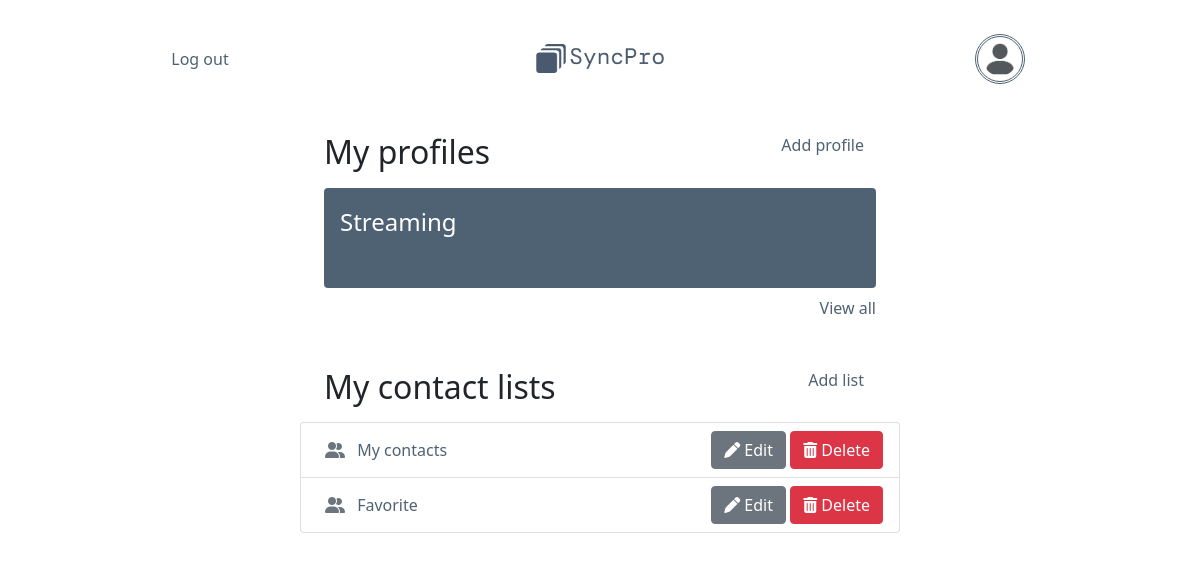
/ (signed in), run on the app's committed database.
### tables this page shows
CREATE TABLE profiles (
    id INTEGER PRIMARY KEY,
    profile_name TEXT NOT NULL,
    first_name TEXT NOT NULL,
    last_name TEXT,
    number TEXT,
    address TEXT,
    email TEXT,
    image TEXT,
    user_id INTEGER NOT NULL,
    FOREIGN KEY (user_id) REFERENCES users (id)
);

CREATE TABLE lists (
    id INTEGER PRIMARY KEY,
    list_name TEXT NOT NULL,
    user_id INTEGER NOT NULL,
    FOREIGN KEY (user_id) REFERENCES users (id)
);

### app.py (the view)
@app.route("/")
@login_required
def index_route():
    return index()

### app.py (called while the page is built)
@app.after_request
def after_request(response):
    response.headers["Cache-Control"] = "no-cache, no-store, must-revalidate"
    response.headers["Expires"] = 0
    response.headers["Pragma"] = "no-cache"
    return response

### helpers.py (called while the page is built, shortened)
def login_required(f):
    @wraps(f)
    def decorated_function(*args, **kwargs):
        return f(*args, **kwargs)
    return decorated_function

### list.py (called while the page is built)
def index():
    user_id = session["id"]
    lists = db.execute("SELECT id, list_name FROM lists WHERE user_id = ?", user_id)
    profiles = db.execute("SELECT * FROM profiles WHERE user_id = ? ORDER BY id DESC", user_id)
    if profiles:
        avatar = profiles[0]["image"]
    else:
        avatar = 'static/user-avatar.png'
    return render_template("index.html", lists=lists, profiles=profiles, avatar=avatar)

### templates/index.html (shortened to what this page needs)
{% extends "layout.html" %}
{% block nav %}
<div class="container-fluid">
  <a href="/logout">Log out</a>
</div>
<div class="container-fluid">
  <img src="/static/logo-dark.png" alt="logo" class="logo">
</div>
<div class="container">
  <a href="/add-list" class="user-icon"><img src="{{ avatar }}" alt="avatar"></a>
</div>
{% endblock %}
{% block main %}
<section>
  <div class="mb-5">
    <div class="container pb-2 px-4 d-flex justify-content-between">
      <h2>My profiles</h2>
      <div class="container-fluid w-50 m-0 text-end">
        <a href="/add-profile">Add profile</a>
      </div>
    </div>
    <div class="container px-4">
      {% if profiles %}
      <div class="d-flex justify-content-between rounded p-3 mb-2 profile-card">
        <a href="profile-detail/{{ profiles[0].id }}" class="d-flex w-100">
          <div class="profile-body">
            <p class="m-0 fs-4">{{ profiles[0].profile_name }}</p>
          </div>
        </a>
      </div>
      {% else %}
        <p>You don't have any profiles yet, create your first one.</p>
      {% endif %}
    </div>
    {% if profiles[1] %}
    <div class="container d-flex flex-row-reverse px-4">
      <a href="/profile-lists">View all</a>
    </div>
    {% endif %}
  </div>
  <div>
    <div class="container pb-2 px-4">
      <div class="d-flex justify-content-between">
        <h2>My contact lists</h2>
        <div class="container-fluid w-25 m-0 text-end">
          <a href="/add-list">Add list</a>
        </div>
      </div>
    </div>
    <ul class="list-group">
      {% for list in lists %}
      <li class="list-group-item d-flex justify-content-between ps-4">
        <a href="/contact-list/{{ list.id }}" class="list-item-link">
          <div class="list-item-content">
            <i class="fa-solid fa-user-group me-2 text-secondary"></i>
            {{ list.list_name }}
          </div>
        </a>
        <div class="delete-button-container">
          <button class="edit-button btn btn-secondary">
            <a href="/edit-list/{{ list.id }}" class="edit-link">
              <i class="fa-solid fa-pen"></i>
              Edit
            </a>
          </button>
          <button type="button" class="delete-button btn btn-danger" data-bs-toggle="modal"
            data-bs-target="#modal-{{ list.id }}">
            <i class="fa-solid fa-trash-can"></i>
            Delete
          </button>
          {% set data = list %}
        </div>
      </li>
      {% endfor %}
    </ul>
  </div>
</section>
{% endblock %}

### static/styles.css (style rules this page uses)
nav div { align-self: center; }
.logo { width: 8em; margin: 20px auto; }
a, a:active, a:hover { text-decoration: none; color: #4F6273; }
.edit-link, .edit-link:active, .edit-link:hover { color: white; }
.list-group-item { display: flex; align-items: center; justify-content: space-between; }
.list-item-link { flex: 1; }
.user-icon { width: 50px; height: 50px; }
.user-icon img { vertical-align: middle; width: 50px; height: 50px; border-radius: 50%; padding: 5px; border-style: double; }
.profile-card { height: 100px; background-color: #4F6273; }
.profile-card p, .edit a { color: white; }
.profile-body { height: 90%; }
@media (min-width: 768px) { section { width: 50%; margin: auto; } }

### data on the page
profiles: image (picture), profile_name "Streaming"
lists: list_name "My contacts"
lists: list_name "Favorite"
